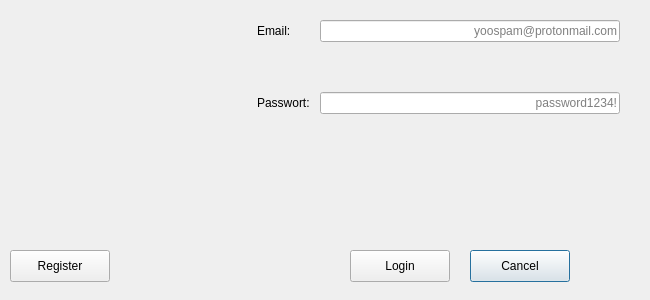
<?xml version="1.0" encoding="UTF-8"?>
<ui version="4.0">
 <class>LoginDialog</class>
 <widget class="QDialog" name="LoginDialog">
  <property name="geometry">
   <rect>
    <x>0</x>
    <y>0</y>
    <width>650</width>
    <height>300</height>
   </rect>
  </property>
  <property name="windowTitle">
   <string>Login</string>
  </property>
  <property name="modal">
   <bool>false</bool>
  </property>
  <widget class="QWidget" name="formLayoutWidget">
   <property name="geometry">
    <rect>
     <x>10</x>
     <y>10</y>
     <width>610</width>
     <height>231</height>
    </rect>
   </property>
   <layout class="QFormLayout" name="formLayout">
    <property name="formAlignment">
     <set>Qt::AlignRight|Qt::AlignTop|Qt::AlignTrailing</set>
    </property>
    <property name="horizontalSpacing">
     <number>10</number>
    </property>
    <property name="verticalSpacing">
     <number>50</number>
    </property>
    <property name="leftMargin">
     <number>10</number>
    </property>
    <property name="topMargin">
     <number>10</number>
    </property>
    <property name="rightMargin">
     <number>10</number>
    </property>
    <property name="bottomMargin">
     <number>10</number>
    </property>
    <item row="0" column="1">
     <widget class="QLineEdit" name="lineEditEmail">
      <property name="minimumSize">
       <size>
        <width>300</width>
        <height>0</height>
       </size>
      </property>
      <property name="maximumSize">
       <size>
        <width>300</width>
        <height>16777215</height>
       </size>
      </property>
      <property name="toolTip">
       <string>Deine E-Mailadresse</string>
      </property>
      <property name="toolTipDuration">
       <number>-1</number>
      </property>
      <property name="whatsThis">
       <string/>
      </property>
      <property name="echoMode">
       <enum>QLineEdit::Normal</enum>
      </property>
      <property name="alignment">
       <set>Qt::AlignRight|Qt::AlignTrailing|Qt::AlignVCenter</set>
      </property>
      <property name="placeholderText">
       <string>yoospam@protonmail.com</string>
      </property>
     </widget>
    </item>
    <item row="0" column="0">
     <widget class="QLabel" name="labelEmail">
      <property name="text">
       <string>Email: </string>
      </property>
     </widget>
    </item>
    <item row="1" column="0">
     <widget class="QLabel" name="labelPassword">
      <property name="text">
       <string>Passwort:</string>
      </property>
     </widget>
    </item>
    <item row="1" column="1">
     <widget class="QLineEdit" name="lineEditPassword">
      <property name="minimumSize">
       <size>
        <width>300</width>
        <height>0</height>
       </size>
      </property>
      <property name="maximumSize">
       <size>
        <width>300</width>
        <height>16777215</height>
       </size>
      </property>
      <property name="toolTip">
       <string>Dein Passwort</string>
      </property>
      <property name="echoMode">
       <enum>QLineEdit::Password</enum>
      </property>
      <property name="alignment">
       <set>Qt::AlignRight|Qt::AlignTrailing|Qt::AlignVCenter</set>
      </property>
      <property name="placeholderText">
       <string>password1234!</string>
      </property>
     </widget>
    </item>
   </layout>
  </widget>
  <widget class="QPushButton" name="pushButtonCancel">
   <property name="geometry">
    <rect>
     <x>470</x>
     <y>250</y>
     <width>100</width>
     <height>32</height>
    </rect>
   </property>
   <property name="toolTip">
    <string>Beende die Anwendung</string>
   </property>
   <property name="text">
    <string>Cancel</string>
   </property>
  </widget>
  <widget class="QPushButton" name="pushButtonLogin">
   <property name="geometry">
    <rect>
     <x>350</x>
     <y>250</y>
     <width>100</width>
     <height>32</height>
    </rect>
   </property>
   <property name="toolTip">
    <string>Klicke hier um Dich anzumelden</string>
   </property>
   <property name="text">
    <string>Login</string>
   </property>
  </widget>
  <widget class="QPushButton" name="pushButtonRegister">
   <property name="geometry">
    <rect>
     <x>10</x>
     <y>250</y>
     <width>100</width>
     <height>32</height>
    </rect>
   </property>
   <property name="toolTip">
    <string>Klicke hier um einen neuen Benutzer anzulegen</string>
   </property>
   <property name="text">
    <string>Register</string>
   </property>
  </widget>
 </widget>
 <resources/>
 <connections/>
</ui>
